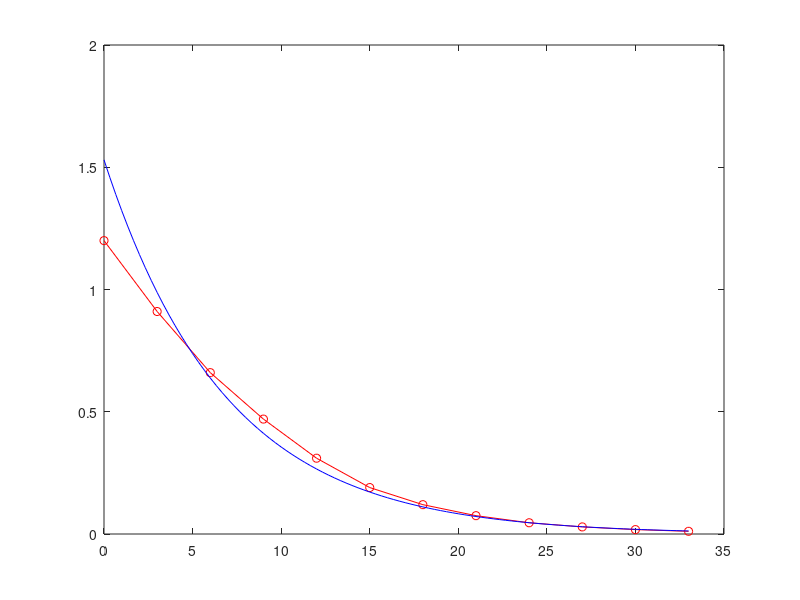

The MATLAB source for this figure:
h=[0 3 6 9 12 15 18 21 24 27 30 33];
D=[1.2 0.91 0.66 0.47 0.31 0.19 0.12 0.075 0.046 0.029 0.018 0.011];
%CHose exponential function D=b*e^a*h
p=polyfit(h,log(D),1);
b=p(1)
a=exp(p(2))
h_fit=linspace(min(h),max(h));
D_fit=a*exp(b*h_fit)
plot(h,D,'r-o')
hold on
plot(h_fit,D_fit,'b')
